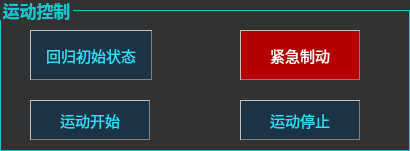
       <widget class="QGroupBox" name="groupBox_11">
        <property name="minimumSize">
         <size>
          <width>410</width>
          <height>151</height>
         </size>
        </property>
        <property name="styleSheet">
         <string notr="true">QGroupBox{background-color:rgb(50,50,50);border:1px solid rgb(21,197,212);margin-top:10px;font-family:仿宋;font:bold 13pt;}
QGroupBox::title{subcontrol-origin:margin;left:0px;margin-left:0px;padding 0 0px;color:rgb(21,197,212)}</string>
        </property>
        <property name="title">
         <string>运动控制</string>
        </property>
        <property name="flat">
         <bool>false</bool>
        </property>
        <widget class="QPushButton" name="btnEmgencyStop">
         <property name="geometry">
          <rect>
           <x>240</x>
           <y>30</y>
           <width>120</width>
           <height>50</height>
          </rect>
         </property>
         <property name="sizePolicy">
          <sizepolicy hsizetype="Preferred" vsizetype="Preferred">
           <horstretch>0</horstretch>
           <verstretch>0</verstretch>
          </sizepolicy>
         </property>
         <property name="minimumSize">
          <size>
           <width>120</width>
           <height>50</height>
          </size>
         </property>
         <property name="maximumSize">
          <size>
           <width>120</width>
           <height>100</height>
          </size>
         </property>
         <property name="styleSheet">
          <string notr="true">QPushButton{font:11pt;width:120px;color:white; background-color:rgb(179,0,0); border-radius:0px; border:1px groove gray;border-style:outset;}
QPushButton:hover{background-color:rgb(179,0,0);color:yellow;}
QPushButton:pressed{background-color:white;border-style:inset;}</string>
         </property>
         <property name="text">
          <string>紧急制动</string>
         </property>
        </widget>
        <widget class="QPushButton" name="btnMoveStart">
         <property name="geometry">
          <rect>
           <x>30</x>
           <y>100</y>
           <width>120</width>
           <height>40</height>
          </rect>
         </property>
         <property name="sizePolicy">
          <sizepolicy hsizetype="Maximum" vsizetype="Minimum">
           <horstretch>0</horstretch>
           <verstretch>0</verstretch>
          </sizepolicy>
         </property>
         <property name="minimumSize">
          <size>
           <width>120</width>
           <height>40</height>
          </size>
         </property>
         <property name="maximumSize">
          <size>
           <width>120</width>
           <height>40</height>
          </size>
         </property>
         <property name="styleSheet">
          <string notr="true">QPushButton{font:11pt;width:120px;color:rgb(50,223,249); background-color:rgb(28,50,69); border-radius:0px; border:1px groove gray;border-style:outset;}
QPushButton:hover{background-color:rgb(50,223,249);color:rgb(28,50,69);}
QPushButton:pressed{color:yellow;border-style:inset;}</string>
         </property>
         <property name="text">
          <string>运动开始</string>
         </property>
        </widget>
        <widget class="QPushButton" name="btnMoveStop">
         <property name="geometry">
          <rect>
           <x>240</x>
           <y>100</y>
           <width>120</width>
           <height>40</height>
          </rect>
         </property>
         <property name="sizePolicy">
          <sizepolicy hsizetype="Maximum" vsizetype="Minimum">
           <horstretch>0</horstretch>
           <verstretch>0</verstretch>
          </sizepolicy>
         </property>
         <property name="minimumSize">
          <size>
           <width>120</width>
           <height>40</height>
          </size>
         </property>
         <property name="maximumSize">
          <size>
           <width>120</width>
           <height>40</height>
          </size>
         </property>
         <property name="styleSheet">
          <string notr="true">QPushButton{font:11pt;width:120px;color:rgb(50,223,249); background-color:rgb(28,50,69); border-radius:0px; border:1px groove gray;border-style:outset;}
QPushButton:hover{background-color:rgb(50,223,249);color:rgb(28,50,69);}
QPushButton:pressed{color:yellow;border-style:inset;}</string>
         </property>
         <property name="text">
          <string>运动停止</string>
         </property>
        </widget>
        <widget class="QPushButton" name="btnResetVehicleState">
         <property name="geometry">
          <rect>
           <x>30</x>
           <y>30</y>
           <width>122</width>
           <height>50</height>
          </rect>
         </property>
         <property name="minimumSize">
          <size>
           <width>120</width>
           <height>50</height>
          </size>
         </property>
         <property name="styleSheet">
          <string notr="true">QPushButton{font:11pt;width:120px;color:rgb(50,223,249); background-color:rgb(28,50,69); border-radius:0px; border:1px groove gray;border-style:outset;}
QPushButton:hover{background-color:rgb(50,223,249);color:rgb(28,50,69);}
QPushButton:pressed{color:yellow;border-style:inset;}</string>
         </property>
         <property name="text">
          <string>回归初始状态</string>
         </property>
        </widget>
       </widget>
